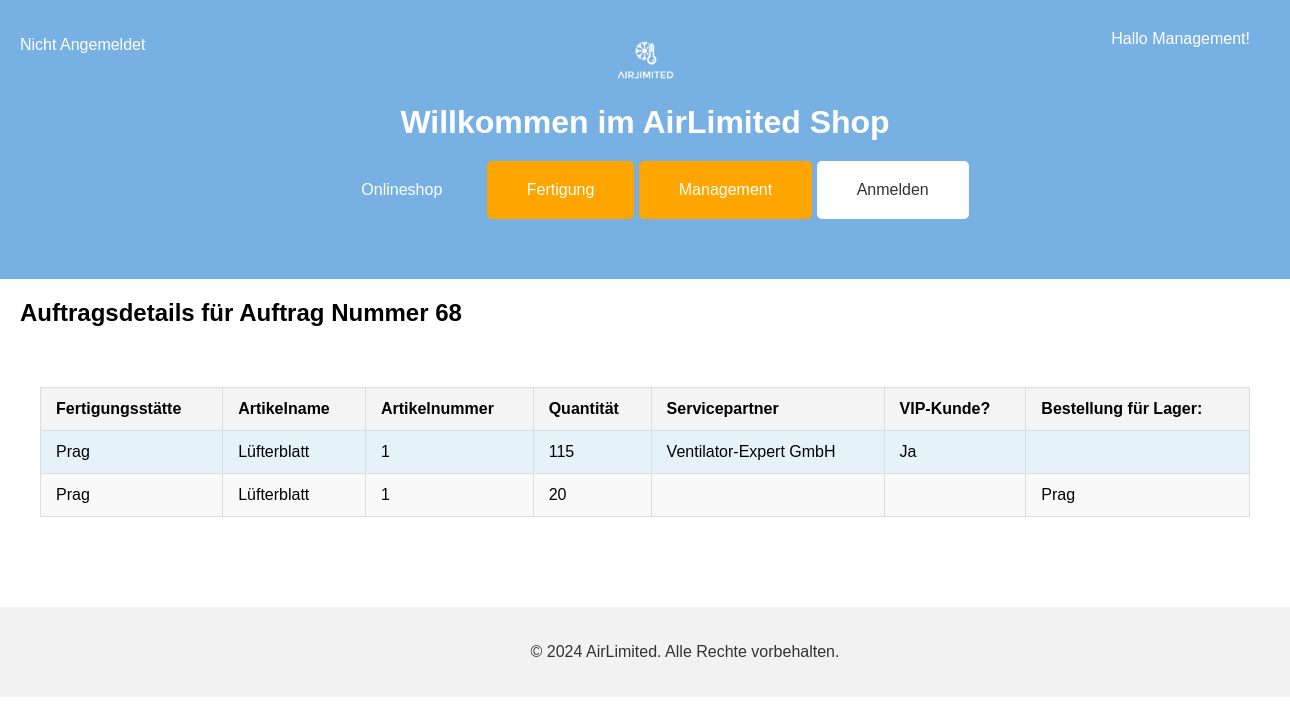
Screenshot of /auftragsdetails.php?AuftragsNr=68 with the database file from the repository.
### tables this page shows
CREATE TABLE IF NOT EXISTS `gehoert_zu` (
  `AuftragsNr` int(11) NOT NULL,
  `BestellNr` int(11) NOT NULL,
  `Quantitaet` int(11) DEFAULT NULL,
  `Versandt` varchar(5) DEFAULT 'Nein',
  PRIMARY KEY (`AuftragsNr`,`BestellNr`),
  KEY `gehört_zu_BestellNr` (`BestellNr`),
  CONSTRAINT `gehört_zu_AuftragsNr` FOREIGN KEY (`AuftragsNr`) REFERENCES `auftrag` (`AuftragsNr`) ON DELETE NO ACTION ON UPDATE NO ACTION,
  CONSTRAINT `gehört_zu_BestellNr` FOREIGN KEY (`BestellNr`) REFERENCES `bestellung` (`BestellNr`) ON DELETE NO ACTION ON UPDATE NO ACTION
);

CREATE TABLE IF NOT EXISTS `fertigung` (
  `FertigungsNr` int(11) NOT NULL AUTO_INCREMENT,
  `Straße` varchar(50) DEFAULT NULL,
  `HausNr` int(11) DEFAULT NULL,
  `PLZ` varchar(50) DEFAULT NULL,
  `Stadt` varchar(50) DEFAULT NULL,
  `Land` varchar(50) DEFAULT NULL,
  `TelefonNr` varchar(50) DEFAULT NULL,
  `Passwort` varchar(100) DEFAULT NULL,
  PRIMARY KEY (`FertigungsNr`)
);

CREATE TABLE IF NOT EXISTS `sku` (
  `SKUNr` int(11) NOT NULL AUTO_INCREMENT,
  `Name` varchar(20) NOT NULL,
  `Standardlosgroeße` int(11) NOT NULL DEFAULT 0,
  `Laenge` float DEFAULT NULL,
  `Breite` float DEFAULT NULL,
  `Hoehe` float DEFAULT NULL,
  `Gewicht` float DEFAULT NULL,
  `Beschreibung` varchar(200) DEFAULT NULL,
  `Preis` float DEFAULT NULL,
  `Foto` varchar(50) DEFAULT NULL,
  `Art` varchar(50) DEFAULT NULL,
  `Fertigungsanweisungen` varchar(50) DEFAULT NULL,
  `FertigungsNr` int(11) DEFAULT NULL,
  `LagerNr` int(11) DEFAULT NULL,
  PRIMARY KEY (`SKUNr`),
  KEY `FertigungsNr` (`FertigungsNr`),
  KEY `Lagerstandort` (`LagerNr`),
  CONSTRAINT `sku FertigungsNr` FOREIGN KEY (`FertigungsNr`) REFERENCES `fertigung` (`FertigungsNr`) ON DELETE NO ACTION ON UPDATE NO ACTION,
  CONSTRAINT `sku LagerNr` FOREIGN KEY (`LagerNr`) REFERENCES `lager` (`LagerNr`) ON DELETE NO ACTION ON UPDATE NO ACTION
);

CREATE TABLE IF NOT EXISTS `auftrag` (
  `AuftragsNr` int(11) NOT NULL AUTO_INCREMENT,
  `Auftragsdatum` datetime DEFAULT NULL,
  `Status` varchar(50) DEFAULT 'In Auftrag',
  `Enddatum` datetime DEFAULT NULL,
  `FertigungsNr` int(11) DEFAULT NULL,
  `SKUNr` int(11) NOT NULL,
  `Reihenfolge` int(11) DEFAULT NULL,
  PRIMARY KEY (`AuftragsNr`),
  KEY `auftrag SKUNr1` (`SKUNr`),
  KEY `auftrag FertigungsNr` (`FertigungsNr`),
  KEY `Reihenfolge` (`Reihenfolge`),
  CONSTRAINT `auftrag FertigungsNr` FOREIGN KEY (`FertigungsNr`) REFERENCES `fertigung` (`FertigungsNr`) ON DELETE NO ACTION ON UPDATE NO ACTION,
  CONSTRAINT `auftrag SKUNr1` FOREIGN KEY (`SKUNr`) REFERENCES `sku` (`SKUNr`) ON DELETE NO ACTION ON UPDATE NO ACTION
);

CREATE TABLE IF NOT EXISTS `servicepartner` (
  `ServicepartnerNr` int(11) NOT NULL AUTO_INCREMENT,
  `Firmenname` varchar(50) DEFAULT NULL,
  `Nachname Kontaktperson` varchar(50) DEFAULT NULL,
  `Vorname Kontaktperson` varchar(50) DEFAULT NULL,
  `Straße` varchar(50) DEFAULT NULL,
  `HausNr` int(11) DEFAULT NULL,
  `Stadt` varchar(50) DEFAULT NULL,
  `PLZ` varchar(50) DEFAULT NULL,
  `Land` varchar(50) DEFAULT NULL,
  `TelefonNr` varchar(50) DEFAULT NULL,
  `E-Mail` varchar(50) DEFAULT NULL,
  `VIPKunde` varchar(5) DEFAULT 'Nein',
  `Passwort` varchar(100) DEFAULT NULL,
  PRIMARY KEY (`ServicepartnerNr`)
);

CREATE TABLE IF NOT EXISTS `lager` (
  `LagerNr` int(11) NOT NULL AUTO_INCREMENT,
  `Lagerstandort` varchar(50) DEFAULT NULL,
  `Straße` varchar(50) DEFAULT NULL,
  `HausNr` int(11) DEFAULT NULL,
  `PLZ` varchar(50) DEFAULT NULL,
  `Land` varchar(50) DEFAULT NULL,
  `Verantwortlicher Vormane` varchar(50) DEFAULT NULL,
  `Verantwortlicher Nachname` varchar(50) DEFAULT NULL,
  `TelefonNr` varchar(50) DEFAULT NULL,
  `Passwort` varchar(100) DEFAULT NULL,
  PRIMARY KEY (`LagerNr`)
);

### db_class.php (called while the page is built, shortened)
<?php
class DBConnector
{
	private $database = null;
	public function connect()
	{
		$this->database = mysqli_connect(DB_HOST, DB_USER, DB_PASSWORD) or die('Verbindung schlug fehl: '.mysqli_error($this->database));
		mysqli_select_db($this->database, DB_NAME) or die('Verbindung schlug fehl: '.mysqli_error($this->database));
		mysqli_query($this->database, "SET CHARSET 'utf8'") or die('Verbindung schlug fehl: '.mysqli_error($this->database));
		mysqli_query($this->database, "SET NAMES 'UTF8'") or die('Verbindung schlug fehl: '.mysqli_error($this->database));
	}
	static public function fetchEntity($QueryResult)
	{
		return mysqli_fetch_object($QueryResult);
	}
	static public function fetchEntityArray($QueryResult)
	{
		$result = array();
		while( $item = DBConnector::fetchEntity($QueryResult) )
			$result[] = $item;
		return $result;
	}
	public function query($Query)
	{
		$result = mysqli_query($this->database, $Query);
		return $result;
	}
	public function getEntityArray($Query)
	{
		$result = $this->query($Query);
		if( $result )
			return $this->fetchEntityArray($result);
		else
			return false;
	}
}
?>

### auftragsdetails.php (the view, shortened to what this page needs)
<?php
    if (isset($_SESSION['userType']) && isset($_SESSION['userID'])) {
        $userType = $_SESSION['userType'];
        $userID = $_SESSION['userID'];
        $userTypeText = "Angemeldet als: " . $userType . " ";
        $userIDText = $userID . "<br>";
    } else {
        $userTypeText = "Nicht Angemeldet". "<br>";
    }
    require_once "db_class.php";
    $DBServer   = 'localhost';
	$DBHost     = 'airlimited';
	$DBUser     = 'root';
	$DBPassword = '';
	$db = new DBConnector($DBServer, $DBHost, $DBUser, $DBPassword);
	$db->connect();
    if (isset($_GET['AuftragsNr'])) {
        $auftragsNr = (int)$_GET['AuftragsNr'];
        $query = 'SELECT fertigung.Stadt, sku.Name, auftrag.SKUNr, gehoert_zu.Quantitaet, servicepartner.Firmenname, lager.Lagerstandort, servicepartner.VIPKunde, lager.Lagerstandort
        FROM gehoert_zu
        LEFT JOIN bestellung ON gehoert_zu.BestellNr = bestellung.BestellNr
        LEFT JOIN auftrag ON gehoert_zu.AuftragsNr = auftrag.AuftragsNr
        LEFT JOIN sku ON auftrag.SKUNr = sku.SKUNr
        LEFT JOIN servicepartner ON bestellung.ServicepartnerNr = servicepartner.ServicepartnerNr
        LEFT JOIN lager ON bestellung.LagerNr = lager.LagerNr
        LEFT JOIN fertigung ON auftrag.FertigungsNr = fertigung.FertigungsNr
        WHERE gehoert_zu.AuftragsNr = ' . $auftragsNr;
        $result = $db->getEntityArray($query);
    }
?>
<!DOCTYPE html>
<html lang="de">
<head>
    <link rel="stylesheet" href="styles.css">
</head>
<body>
   <header>
        <div class="logo">
            <img src="logo.png" alt="AirLimited Logo">
        </div>
        <h1>Willkommen im AirLimited Shop</h1>
        <nav>
            <button onclick="window.location.href='onlineshop.php'">Onlineshop</button>
            <button onclick="window.location.href='fertigung.php'" class="fertigung-btn">Fertigung</button>
            <button onclick="window.location.href='management.php'" class="management-btn">Management</button>
            <button onclick="window.location.href='index.php'" class="login-btn">Anmelden</button>
        </nav>
        <div class="account-buttons">
            <button onclick="window.location.href='management.php'">Hallo Management!</button>
        </div>
        <div class="meine-logindaten">
        <p>
            <?php
                echo $userTypeText;
            ?>
        </p>
    </div>
    </header>
<h2>Auftragsdetails für Auftrag Nummer  <?php echo( $auftragsNr)  ?> </h2>
<main>
    <table>
        <thead>
            <tr>
                <th>Fertigungsstätte</th>
                <th>Artikelname</th>
                <th>Artikelnummer</th>
                <th>Quantität</th>
                <th>Servicepartner</th>
                <th>VIP-Kunde?</th>
                <th>Bestellung für Lager:</th>
            </tr>
        </thead>
        <tbody>
            <?php
            if ($result) {
                foreach ($result as $auftrag) {
                    echo '<tr>';
                    echo '<td>' . $auftrag->Stadt . '</td>';
                    echo '<td>' . $auftrag->Name . '</td>';
                    echo '<td>' . $auftrag->SKUNr . '</td>';
                    echo '<td>' . $auftrag->Quantitaet . '</td>';
                    echo '<td>' . $auftrag->Firmenname . '</td>';
                    echo '<td>' . $auftrag->VIPKunde . '</td>';
                    echo '<td>' . $auftrag->Lagerstandort . '</td>';
                    echo '</tr>';
                }
            } else {
                echo '<tr><td colspan="7">Keine Bestellungen gefunden.</td></tr>';
            }
            ?>
        </tbody>
    </table>
</main>
<footer>
    <p>&copy; 2024 AirLimited. Alle Rechte vorbehalten.</p>
</footer>
</body>
</html>

### styles.css (style rules this page uses)
body { font-family: Arial, sans-serif; margin: 0; padding: 0; }
header { background-color: #77b0e3; color: white; padding: 40px; display: flex; flex-direction: column; align-items: center; }
header h1 { margin: 0; margin-top: 20px; }
h2 { text-align: left; margin-left: 20px; margin-top: 20px; margin-bottom: 20px; }
.logo img { height: 40px; }
nav { margin-top: 20px; }
nav button { margin-bottom: 20px; background-color: #77b0e3; border: none; color: white; padding: 20px 40px; text-align: center; text-decoration: none; display: inline-block; font-size: 16px; cursor: pointer; border-radius: 5px; }
.login-btn { background-color: white; color: #333; }
.management-btn, .fertigung-btn { background-color: #ffa500; }
.account-buttons { position: absolute; top: 20px; right: 20px; }
.account-buttons button { background-color: #77b0e3; border: none; color: white; padding: 10px 20px; text-align: center; text-decoration: none; font-size: 16px; cursor: pointer; border-radius: 5px; }
.meine-logindaten { position: absolute; top: 20px; left: 20px; }
.meine-logindaten p { color: white; text-align: left; text-decoration: none; font-size: 16px; }
main { padding: 40px; }
footer { background-color: #f2f2f2; color: #333; padding: 20px 40px; position: relative; bottom: 0; width: 100%; text-align: center; margin-top: 50px; }
table { width: 100%; border-collapse: collapse; }
th, td { padding: 12px 15px; text-align: left; border: 1px solid #ddd; }
th { background-color: #f4f4f4; }
tr:nth-child(even) { background-color: #f9f9f9; }
tr:nth-child(odd) { background-color: #e6f2fa; }

### rows the page displays
gehoert_zu: fertigung.Stadt "Prag", sku.Name "Lüfterblatt", AuftragsNr.SKUNr "1", Quantitaet "115", servicepartner.Firmenname "Ventilator-Expert GmbH", servicepartner.VIPKunde "Ja"
gehoert_zu: fertigung.Stadt "Prag", sku.Name "Lüfterblatt", AuftragsNr.SKUNr "1", Quantitaet "20", lager.Lagerstandort "Prag"

### other values shown
$auftragsNr "68"
